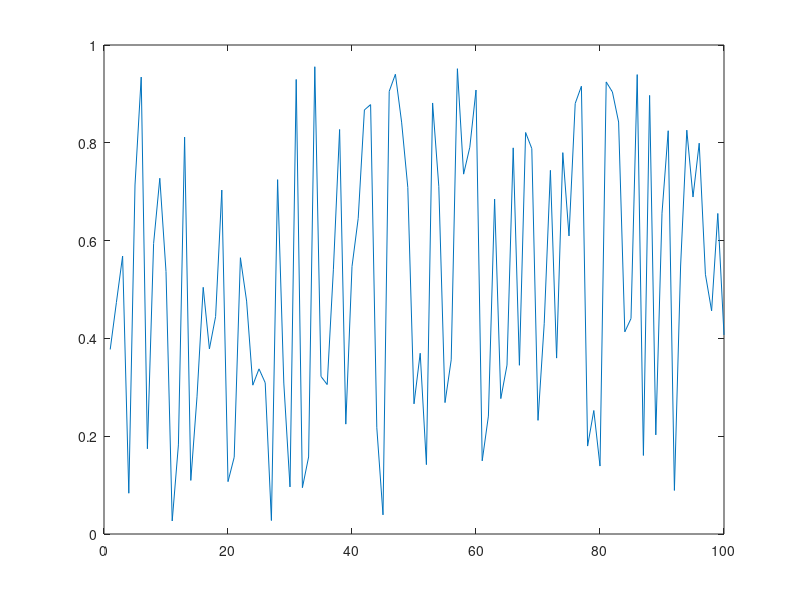

This chart was generated by the following MATLAB code:
figure(101)
im = rand(100,100);
tic
for j=1:100
   plot(im(:,j)) 
   drawnow
end
 toc
 
 % fast
 
  h=plot(im(:,1)) 


 tic

for j=1:100
   set(h,'ydata',im(:,j))
end
 toc
 
 
 